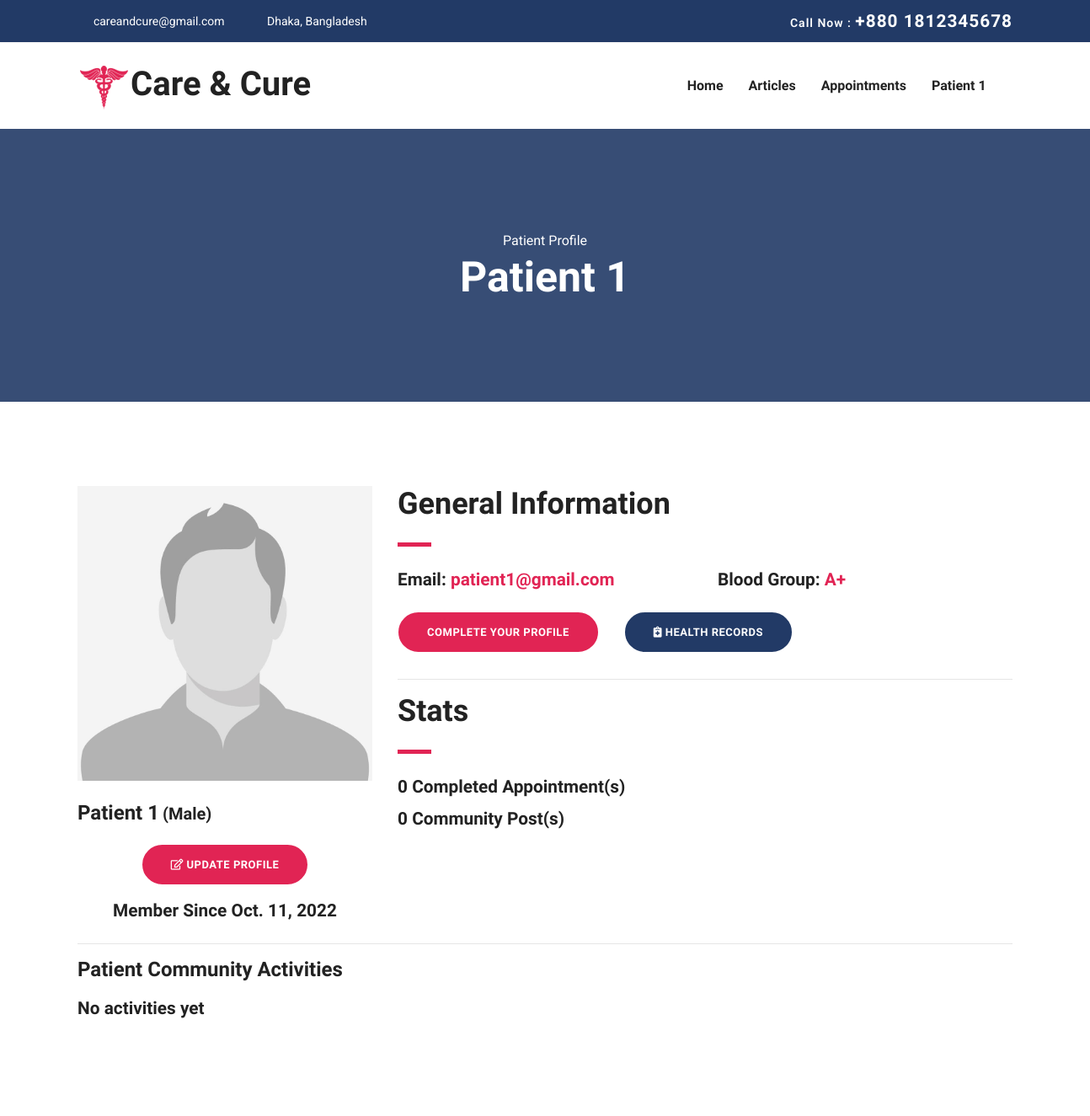
The page /patient-profile/3 (signed in, upper part) on the database as committed earlier.
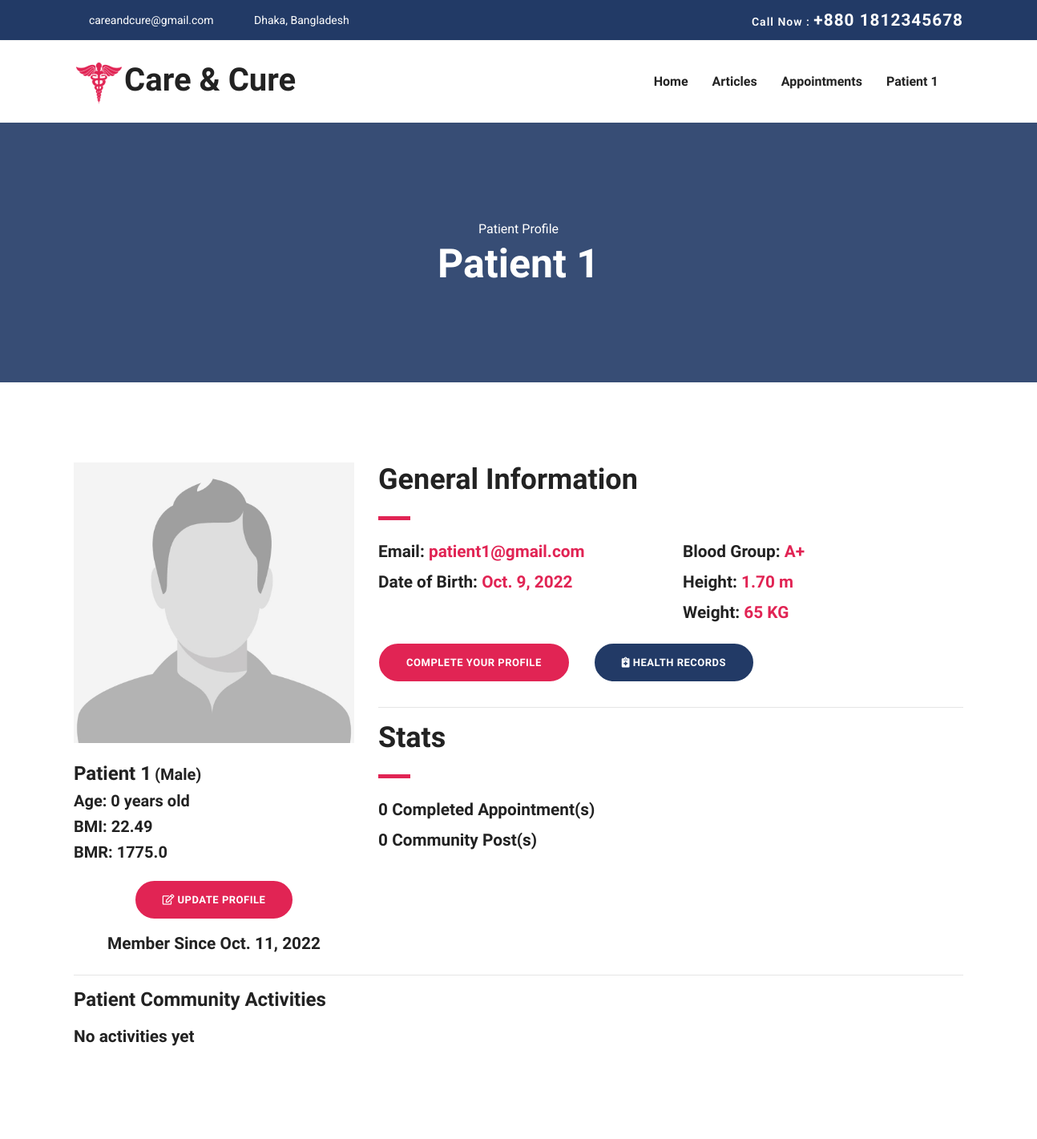
The same page on the database as committed later.
### user_control/models.py (models this page shows, shortened)
class PatientModel(models.Model):
    user = models.OneToOneField(UserModel, on_delete=models.CASCADE)
    image = models.ImageField(upload_to="images/users/", null=True, blank=True)
    gender = models.CharField(
        max_length=10, choices=GENDER_CHOICES, null=True, blank=True
    )
    blood_group = models.CharField(
        max_length=10, choices=BLOOD_GROUP_CHOICES, null=True, blank=True
    )
    height = models.DecimalField(decimal_places=2, max_digits=4, null=True, blank=True)
    weight = models.IntegerField(null=True, blank=True)
    date_of_birth = models.DateField(null=True, blank=True)
    phone = models.CharField(max_length=15, null=True, blank=True)
    address = models.TextField(max_length=100, null=True, blank=True)
    last_donation = models.DateField(null=True, blank=True)
    created_at = models.DateTimeField(auto_now_add=True)
    updated_at = models.DateTimeField(auto_now=True)
    def calc_bmi(self):
        bmi = self.weight / (self.height**2)
        return round(bmi, 2)
    def calc_bmr(self):
        gender = self.gender
        weight = self.weight # in kg
        height = self.height * 100 # convert to cm
        date_of_birth = self.date_of_birth
        age = self.calc_age() # in years
        bmr = 0 # Basal Metabolic Rate
        if gender and weight and height and date_of_birth:
            if gender == "Male":
                bmr =  88.362 + (13.397 * float(weight)) + (4.799 * float(height)) - (5.677 * float(age))
            elif gender == "Female":
                bmr =  447.593 + (9.247 * weight) + (3.098 * height) - (4.330 * age)
        return round(bmr, 2)
    def calc_age(self):
        today = date.today()
        return (
            today.year
            - self.date_of_birth.year
            - (
                (today.month, today.day)
                < (self.date_of_birth.month, self.date_of_birth.day)
            )
        )
    class Meta:
        verbose_name = "Patient"
        verbose_name_plural = "Patients"

class UserModel(AbstractBaseUser, PermissionsMixin):
    email = models.EmailField(max_length=255, unique=True)
    name = models.CharField(max_length=255)
    is_patient = models.BooleanField(default=False)
    is_doctor = models.BooleanField(default=False)
    is_active = models.BooleanField(default=True)
    is_staff = models.BooleanField(default=False)
    is_admin = models.BooleanField(default=False)
    is_superuser = models.BooleanField(default=False)
    date_joined = models.DateTimeField(auto_now_add=True)
    USERNAME_FIELD = "email"
    REQUIRED_FIELDS = ["name"]
    objects = MyUserManager()
    class Meta:
        verbose_name = "User"
        verbose_name_plural = "Users"

### user_control/views.py (the view)
# urls.py: path("patient-profile/<str:pk>", patient_profile_view, name="patient-profile"),
@login_required(login_url="login")
def patient_profile_view(request, pk):
    is_self = False
    user = UserModel.objects.get(id=pk)
    if request.user == user:
        is_self = True
    has_access = True
    profile = PatientModel.objects.get(user=user)
    date_joined = calculate_age(user.date_joined)
    age = None
    if profile.date_of_birth:
        age = calculate_age(profile.date_of_birth)
    community_posts = CommunityPostModel.objects.filter(author=user)[:4]
    completed_appointments = AppointmentModel.objects.filter(
        patient=profile, is_complete=True
    )
    incomplete_profile = False
    if (
        not profile.gender
        or not profile.blood_group
        or not profile.date_of_birth
        or not profile.phone
        or not profile.height
        or not profile.weight
        or not profile.address
    ):
        incomplete_profile = True
    context = {
        "user": user,
        "is_self": is_self,
        "has_access": has_access,
        "age": age,
        "profile": profile,
        "date_joined": date_joined,
        "incomplete_profile": incomplete_profile,
        "community_posts": community_posts,
        "completed_appointments": completed_appointments.count(),
        "total_posts": community_posts.count(),
    }
    return render(request, "pages/user-control/patient-profile.html", context)

### user_control/utils.py (called while the page is built)
def calculate_age(born):
    today = date.today()
    return today.year - born.year - ((today.month, today.day) < (born.month, born.day))

### templates/pages/user-control/patient-profile.html (shortened to what the changed rows need)
{% extends "base.html" %}
{% load static %}
{% block content %}
<section class="page-title bg-1">
    <div class="container">
        <div class="row">
            <div class="col-md-12">
                <div class="block text-center">
                    <span class="text-white">Patient Profile</span>
                    <h1 class="text-capitalize mb-5 text-lg">{{ profile.user.name }}</h1>
                </div>
            </div>
        </div>
    </div>
</section>
<section class="section doctor-single">
    <div class="container">
        <div class="row">
            <div class="col-lg-4 col-md-6">
                <div class="doctor-img-block">
                    <div class="info-block mt-4">
                        <p class="mb-1">
                            <span class="h3">{{ profile.user.name }}</span>
                            {% if profile.gender %}<span class="h5">({{ profile.gender }})</span>{% endif %}
                        </p>
                        {% if profile.date_of_birth %}
                        <p class="h5">Age: {{ profile.calc_age }} years old</p>
                        {% endif %}
                        {% if profile.height and profile.weight %}
                        <p class="h5">BMI: {{ profile.calc_bmi }}</p>
                        {% endif %}
                        {% if profile.height and profile.weight and profile.gender and profile.date_of_birth %}
                        <p class="h5">BMR: {{ profile.calc_bmr }}</p>
                        {% endif %}
                        <div class="text-center">
                            {% if is_self %}
                            <a class="btn btn-main-2 btn-round-full my-3" href="{% url 'patient-edit-profile' %}">
                            </a>
                            {% endif %}
                        </div>
                        <p class="h4 text-center">Member Since {{ user.date_joined.date}}</p>
                    </div>
                </div>
            </div>
            <div class="col-lg-8 col-md-6">
                <div class="doctor-details mt-4 mt-lg-0">
                    <h2 class="text-md">General Information</h2>
                    <div class="row">
                        <div class="col-lg-6">
                            <h4>Email: <a href="mailto:{{user.email}}">
                                </a></h4>
                            {% if profile.date_of_birth %}
                            <h4>Date of Birth: <span class="text-color-2">
                                    {{ profile.date_of_birth }}
                                </span>
                            </h4>
                            {% endif %}
                        </div>
                        <div class="col-lg-6">
                            {% if profile.blood_group %}
                            <h4>Blood Group: <span class="text-color-2">
                                    {{ profile.blood_group }}
                                </span>
                            </h4>
                            {% endif %}
                            {% if profile.height %}
                            <h4>Height: <span class="text-color-2">
                                    {{ profile.height }} m
                                </span></h4>
                            {% endif %}
                            {% if profile.weight %}
                            <h4>Weight: <span class="text-color-2">
                                    {{ profile.weight }} KG
                                </span></h4>
                            {% endif %}
                        </div>
                    </div>
                    <h2 class="text-md">Stats</h2>
                </div>
            </div>
        </div>
    </div>
</section>
{% endblock %}

Rows that differ between the two databases and show on the page:
changed PatientModel "Male": calc_age (not shown) → "0"; calc_bmi (not shown) → "22.49"; calc_bmr (not shown) → "1775.0"; date_of_birth (not shown) → "Oct. 9, 2022"; height (not shown) → "1.70"; weight (not shown) → "65"
Other text that changed with them:
text now shown: "Age: years old BMI: BMR: Date of Birth: Height: m Weight: KG"
